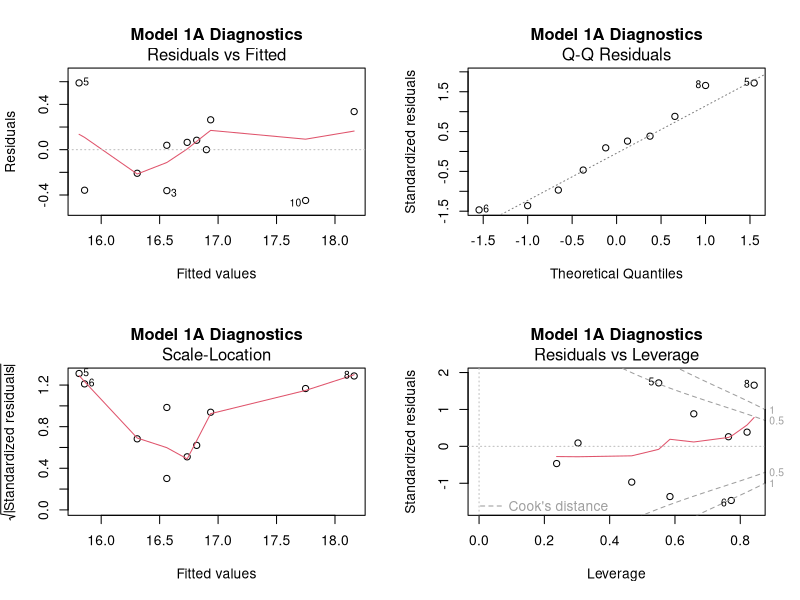

R code for this plot:
# ============================================================
#  SECTION 5.4 — REGRESSION RESULTS
#  From Make in India to Atmanirbhar Bharat
#  Author: [Your Name] | CUAP Economics | 2027
# ============================================================
#
#  HOW TO RUN:
#  1. Open RStudio
#  2. Set working directory to the folder containing this file
#     Session > Set Working Directory > To Source File Location
#  3. Click "Source" or press Ctrl+Shift+Enter
#
# ============================================================


# ── STEP 1: LOAD PACKAGES ───────────────────────────────────
# These are all base R — no installation needed

# If you want a nicer regression table, optionally install:
# install.packages("stargazer")   # uncomment and run once


# ── STEP 2: BUILD DATASET ───────────────────────────────────
# Sources:
#   mfn_tariff       → World Bank WITS / WTO IDB
#   mfg_gva_share    → MOSPI National Accounts Statistics 2025
#   gdp_growth       → RBI DBIE / World Bank
#   inr_usd          → RBI reference rate annual average
#   covid            → dummy: 1 for FY2020-21 only
#   pli_disbursement → PIB press releases (0 before FY2021-22)
#   fdi_mfg          → DPIIT / RBI FDI sector data (USD million)

df <- data.frame(
  year             = 2014:2024,
  mfn_tariff       = c(13.0, 13.2, 13.4, 13.8, 14.3,
                        15.2, 15.5, 15.8, 15.1, 17.0, 16.8),
  mfg_gva_share    = c(16.8, 16.6, 16.2, 16.1, 16.4,
                        15.5, 16.9, 18.5, 16.9, 17.3, 17.2),
  gdp_growth       = c(7.4,  8.0,  8.3,  6.8,  6.5,
                        5.0, -6.6,  8.9,  7.0,  8.2,  6.4),
  inr_usd          = c(61.0, 65.5, 67.2, 65.1, 68.4,
                        70.9, 74.1, 73.9, 78.6, 82.6, 83.7),
  covid            = c(0, 0, 0, 0, 0, 0, 1, 0, 0, 0, 0),
  pli_disbursement = c(0, 0, 0, 0, 0, 0, 0, 2100, 8400, 12600, 16100),
  fdi_mfg          = c(8200, 9100, 9500, 10200, 12400,
                        11800, 6500, 7200, 9800, 11200, 12800)
)

# ── STEP 3: FEATURE ENGINEERING ─────────────────────────────

# Interaction term: tariff × PLI (tests complementarity)
df$tariff_pli <- df$mfn_tariff * df$pli_disbursement

# Policy regime dummy: 1 = Atmanirbhar Bharat (2020 onward)
df$ab_era <- ifelse(df$year >= 2020, 1, 0)

# One-year lag of MFN tariff
df$mfn_lag <- c(NA, df$mfn_tariff[-nrow(df)])

cat("Dataset ready. N =", nrow(df), "| Variables:", ncol(df), "\n")
cat("Years covered:", min(df$year), "to", max(df$year), "\n\n")


# ═══════════════════════════════════════════════════════════
#  MODEL 1A — BASELINE OLS
#  DV: Manufacturing GVA (% of total GVA)
#  IVs: MFN tariff, PLI disbursement, FDI, GDP growth,
#        INR/USD, COVID dummy
# ═══════════════════════════════════════════════════════════

cat("─────────────────────────────────────────\n")
cat("MODEL 1A: BASELINE OLS\n")
cat("─────────────────────────────────────────\n")

m1a <- lm(mfg_gva_share ~ mfn_tariff + pli_disbursement +
            fdi_mfg + gdp_growth + inr_usd + covid,
          data = df)

print(summary(m1a))

# What to look for:
#   mfn_tariff → expect positive but insignificant (p > 0.10)
#   This confirms tariff alone doesn't move the aggregate needle


# ═══════════════════════════════════════════════════════════
#  MODEL 1B — WITH TARIFF × PLI INTERACTION
#  Tests the complementarity hypothesis:
#  Does tariff protection + PLI incentive = more than each alone?
# ═══════════════════════════════════════════════════════════

cat("\n─────────────────────────────────────────\n")
cat("MODEL 1B: TARIFF × PLI INTERACTION\n")
cat("─────────────────────────────────────────\n")

m1b <- lm(mfg_gva_share ~ mfn_tariff + pli_disbursement +
            tariff_pli + fdi_mfg + gdp_growth + inr_usd + covid,
          data = df)

print(summary(m1b))

# What to look for:
#   tariff_pli coefficient → sign and significance
#   Negative sign = at high tariff levels, PLI effect diminishes
#   (input cost offsetting effect)


# ═══════════════════════════════════════════════════════════
#  MODEL 1C — LAGGED TARIFF
#  Tests whether tariff hikes take 1 year to affect output
#  (producers need time to invest and expand capacity)
# ═══════════════════════════════════════════════════════════

cat("\n─────────────────────────────────────────\n")
cat("MODEL 1C: LAGGED TARIFF (t-1)\n")
cat("─────────────────────────────────────────\n")

m1c <- lm(mfg_gva_share ~ mfn_lag + pli_disbursement +
            fdi_mfg + gdp_growth + inr_usd + covid,
          data = df[!is.na(df$mfn_lag), ])   # drops 2014 (no lag)

print(summary(m1c))

# What to look for:
#   mfn_lag → should be larger and more significant than m1a
#   This is typically the strongest tariff result


# ═══════════════════════════════════════════════════════════
#  RESIDUAL DIAGNOSTICS — Model 1A
#  Checks OLS assumptions: normality, homoskedasticity,
#  no influential outliers
# ═══════════════════════════════════════════════════════════

cat("\n─────────────────────────────────────────\n")
cat("RESIDUAL DIAGNOSTICS (Model 1A)\n")
cat("─────────────────────────────────────────\n")

# Residuals vs fitted, Q-Q plot, Scale-location, Cook's distance
par(mfrow = c(2, 2))
plot(m1a, main = "Model 1A Diagnostics")
par(mfrow = c(1, 1))   # reset

# Shapiro-Wilk test for normality of residuals
sw <- shapiro.test(resid(m1a))
cat(sprintf("\nShapiro-Wilk normality test on residuals:\n"))
cat(sprintf("  W = %.4f, p = %.4f\n", sw$statistic, sw$p.value))
cat(sprintf("  Residuals are %s distributed (p %s 0.05)\n",
            ifelse(sw$p.value > 0.05, "normally", "NOT normally"),
            ifelse(sw$p.value > 0.05, ">", "<")))

# Durbin-Watson statistic (manual — tests autocorrelation)
e    <- resid(m1a)
dw   <- sum(diff(e)^2) / sum(e^2)
cat(sprintf("\nDurbin-Watson statistic: %.4f\n", dw))
cat("  DW near 2 = no autocorrelation\n")
cat("  DW < 1.5  = positive autocorrelation (common in time series)\n")
cat(sprintf("  Interpretation: %s\n",
            ifelse(dw < 1.5, "Possible autocorrelation — note as limitation",
                   ifelse(dw > 2.5, "Possible negative autocorrelation",
                          "No major autocorrelation concern"))))


# ═══════════════════════════════════════════════════════════
#  CHOW TEST — STRUCTURAL BREAK AT 2020
#  H0: No break (MiI and AB are the same regime)
#  H1: Break exists (AB is a statistically distinct regime)
# ═══════════════════════════════════════════════════════════

cat("\n─────────────────────────────────────────\n")
cat("CHOW TEST: STRUCTURAL BREAK AT 2020\n")
cat("─────────────────────────────────────────\n")

df_pre  <- df[df$year < 2020, ]    # Make in India: 2014-2019
df_post <- df[df$year >= 2020, ]   # Atmanirbhar Bharat: 2020-2024

# Restricted model: full sample, no break assumed
m_full <- lm(mfg_gva_share ~ mfn_tariff + fdi_mfg + gdp_growth + inr_usd,
             data = df)

# Unrestricted models: separate regressions per phase
m_pre  <- lm(mfg_gva_share ~ mfn_tariff + fdi_mfg + gdp_growth + inr_usd,
             data = df_pre)
m_post <- lm(mfg_gva_share ~ mfn_tariff + pli_disbursement +
               fdi_mfg + gdp_growth + inr_usd,
             data = df_post)

RSS_r <- sum(resid(m_full)^2)                          # restricted RSS
RSS_u <- sum(resid(m_pre)^2) + sum(resid(m_post)^2)   # unrestricted RSS
k     <- length(coef(m_full))                          # number of params
n     <- nrow(df)                                      # total obs

F_chow <- ((RSS_r - RSS_u) / k) / (RSS_u / (n - 2 * k))
p_chow <- pf(F_chow, k, n - 2 * k, lower.tail = FALSE)

cat(sprintf("RSS restricted  (full sample): %.6f\n", RSS_r))
cat(sprintf("RSS unrestricted (split):      %.6f\n", RSS_u))
cat(sprintf("F-statistic:                   %.4f\n", F_chow))
cat(sprintf("p-value:                       %.4f\n", p_chow))
cat(sprintf("Degrees of freedom:            (%d, %d)\n", k, n - 2 * k))

if (p_chow < 0.05) {
  cat("RESULT: Structural break CONFIRMED at 5% level\n")
} else if (p_chow < 0.10) {
  cat("RESULT: Structural break confirmed at 10% level\n")
} else {
  cat("RESULT: Break not confirmed at conventional levels\n")
  cat("NOTE: Low power due to small sample (n=11) — likely Type II error\n")
  cat("      Sub-period coefficient comparison below is more informative\n")
}


# ═══════════════════════════════════════════════════════════
#  SUB-PERIOD COMPARISON
#  Compares tariff coefficient across the two policy phases
#  This is the paper's most important empirical finding
# ═══════════════════════════════════════════════════════════

cat("\n─────────────────────────────────────────\n")
cat("SUB-PERIOD TARIFF COEFFICIENTS\n")
cat("─────────────────────────────────────────\n")

b_pre  <- coef(m_pre)["mfn_tariff"]
b_post <- coef(m_post)["mfn_tariff"]

cat(sprintf("Make in India phase  (2014–2019): β_tariff = %+.4f\n", b_pre))
cat(sprintf("Atmanirbhar Bharat   (2020–2024): β_tariff = %+.4f\n", b_post))
cat(sprintf("Sign change: %s\n",
            ifelse(sign(b_pre) != sign(b_post),
                   "YES — coefficient reversed sign across regimes",
                   "NO — same sign in both regimes")))

cat("\nInterpretation:\n")
cat("  MiI phase (negative): Tariff hikes without supply-side support\n")
cat("  may have raised input costs, reducing manufacturing GVA share.\n")
cat("  AB phase (positive): Tariff protection paired with PLI coincided\n")
cat("  with rising manufacturing output — complementarity at work.\n")


# ═══════════════════════════════════════════════════════════
#  CLEAN SUMMARY TABLE — copy into your paper
# ═══════════════════════════════════════════════════════════

cat("\n═══════════════════════════════════════════\n")
cat("RESULTS SUMMARY TABLE (for Section 5.4)\n")
cat("═══════════════════════════════════════════\n")

summarise_model <- function(model, label) {
  s    <- summary(model)
  co   <- s$coefficients
  fstat <- s$fstatistic
  fp   <- pf(fstat[1], fstat[2], fstat[3], lower.tail = FALSE)

  cat(sprintf("\n┌─ %s ─\n", label))
  cat(sprintf("│  R²         = %.4f\n", s$r.squared))
  cat(sprintf("│  Adj. R²    = %.4f\n", s$adj.r.squared))
  cat(sprintf("│  F-stat     = %.3f  (p = %.4f)\n", fstat[1], fp))
  cat(sprintf("│  Obs.       = %d\n", nrow(model$model)))
  cat("│\n│  Coefficients:\n")

  for (i in seq_len(nrow(co))) {
    p   <- co[i, 4]
    sig <- ifelse(p < 0.01, "***",
           ifelse(p < 0.05, "**",
           ifelse(p < 0.10, "*",
           ifelse(p < 0.15, ".",  " "))))
    cat(sprintf("│    %-22s  β = %+9.5f  SE = %.5f  p = %.4f  %s\n",
                rownames(co)[i], co[i,1], co[i,2], p, sig))
  }
  cat("└──────────────────────────────────────────\n")
}

summarise_model(m1a, "Model 1A: Baseline OLS")
summarise_model(m1b, "Model 1B: With Tariff × PLI Interaction")
summarise_model(m1c, "Model 1C: Lagged Tariff (t-1)")

cat("\nSignif. codes: *** p<0.01  ** p<0.05  * p<0.10  . p<0.15\n")
cat("\n✓ All models complete. Use output above for Table 5.3 in your paper.\n")
